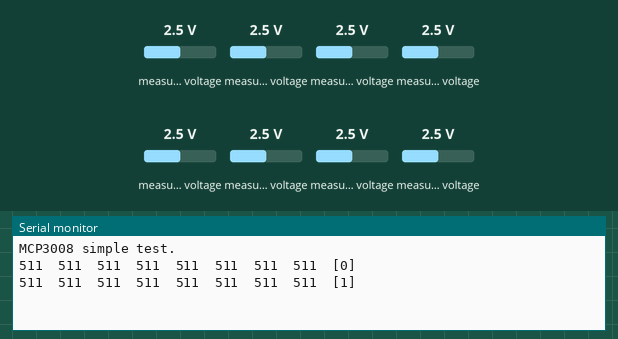
Bench run of a sketch on a simulated Arduino Uno, built with avr-gcc and run on an emulated ATmega328P. Parts: the last lines printed to the serial monitor. The inputs (shaded band) are chosen by the test bench; at power-on: measured voltage 2.5 V.

Above: at 1.8 s.
1.9 s: measured voltage (sensor 200) set to 0.1 V
At 2.8 s:
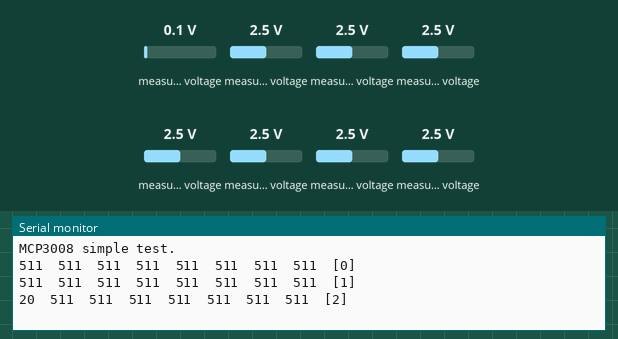
3.4 s: measured voltage (sensor 201) set to 0.1 V
At 4.7 s:
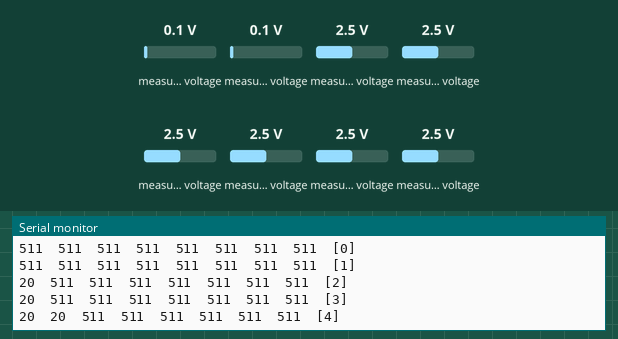
4.9 s: measured voltage (sensor 202) set to 0.1 V
At 5.8 s:
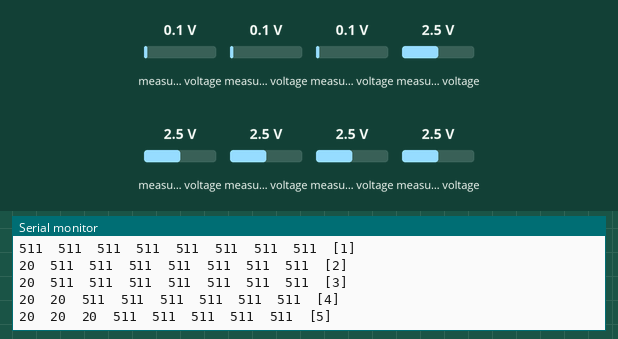
6.4 s: measured voltage (sensor 203) set to 0.1 V
At 7.7 s:
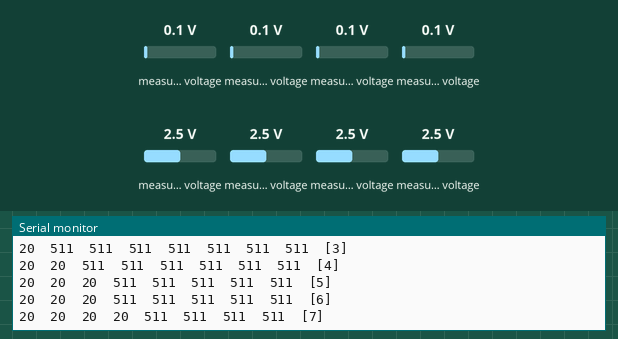
7.9 s: measured voltage (sensor 204) set to 0.1 V
At 8.5 s:
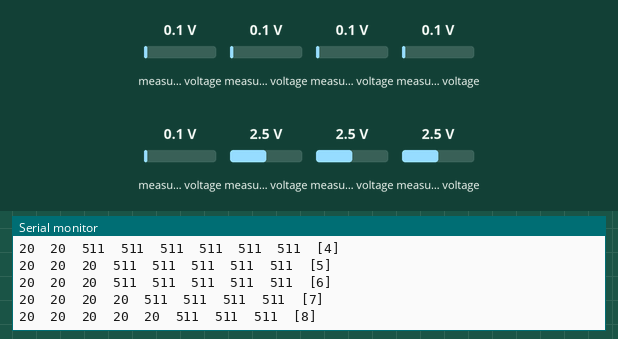
9.4 s: measured voltage (sensor 205) set to 0.1 V
At 10.8 s:
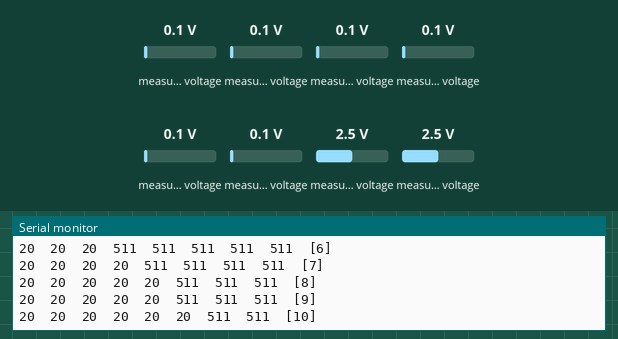

The sketch:

ThermistorTest_MCP3008IP.ino
```cpp
// (licence header left out)
#include <Adafruit_MCP3008.h>

Adafruit_MCP3008 adc;

int count = 0;

void setup() {
  Serial.begin(9600);
  while (!Serial);

  Serial.println("MCP3008 simple test.");

  // Hardware SPI (specify CS, use any available digital)
  // Can use defaults if available, ex: UNO (SS=10) or Huzzah (SS=15)
  //adc.begin();
  // Feather 32u4 (SS=17) or M0 (SS=16), defaults SS not broken out, must specify
  //adc.begin(10);

  // Software SPI (specify all, use any available digital)
  // (sck, mosi, miso, cs);
  //adc.begin(13, 11, 12, 10);

  //(clock, din, dout, cs);
  adc.begin(32, 27, 25, 12);
}

void loop() {
  for (int chan=0; chan<8; chan++) {
    Serial.print(adc.readADC(chan)); Serial.print("\t");
  }

  Serial.print("["); Serial.print(count); Serial.println("]");
  count++;

  delay(1000);
}
```

Measured:
- after the input at 1.9 s, the serial monitor: prints a new line after 0.11 s (image 1)
- after the input at 3.4 s, the serial monitor: prints a new line after 0.61 s (image 2)
- after the input at 4.9 s, the serial monitor: prints a new line after 0.11 s (image 3)
- after the input at 6.4 s, the serial monitor: prints a new line after 0.62 s (image 4)
- after the input at 7.9 s, the serial monitor: prints a new line after 0.12 s (image 5)
- after the input at 9.4 s, the serial monitor: prints a new line after 0.62 s (image 6)
